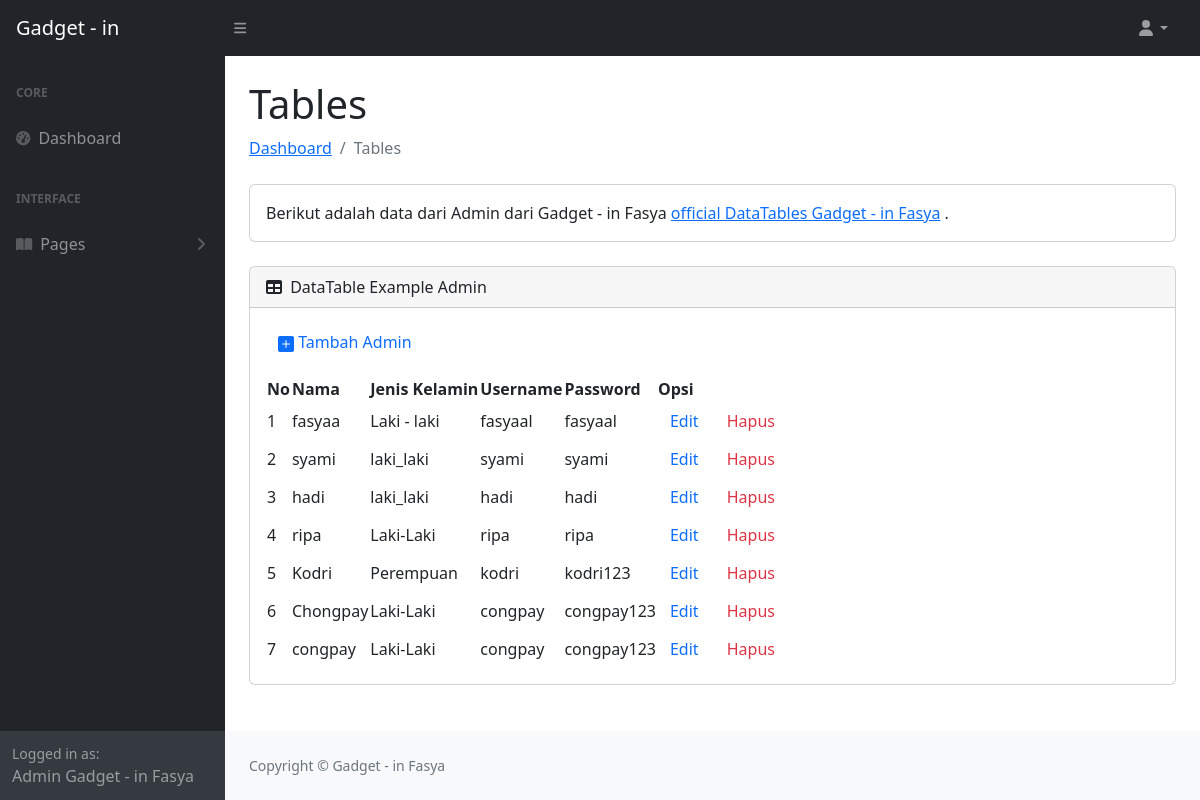
/admin/tabel_admin.php, run on the app's committed database.
### tables this page shows
CREATE TABLE `data_admin` (
  `id` int(11) NOT NULL,
  `nama` varchar(255) NOT NULL,
  `jenis_kelamin` varchar(50) NOT NULL,
  `username` varchar(225) NOT NULL,
  `password` varchar(225) NOT NULL
);

### admin/tabel_admin.php (the view, shortened to what this page needs)
<!DOCTYPE html>
<html lang="en">
<head>
    <link href="https://cdn.jsdelivr.net/npm/simple-datatables@7.1.2/dist/style.min.css" rel="stylesheet" />
    <link href="../css/styles.css" rel="stylesheet" />
    <link rel="stylesheet" href="coba.css">
</head>
<body class="sb-nav-fixed">
    <nav class="sb-topnav navbar navbar-expand navbar-dark bg-dark">
        <a class="navbar-brand ps-3" href="index.php">Gadget - in</a>
        <button class="btn btn-link btn-sm order-1 order-lg-0 me-4 me-lg-0" id="sidebarToggle" href="#!"><i class="fas fa-bars"></i></button>
        <ul class="navbar-nav ms-auto ms-md-0 me-3 me-lg-4">
            <li class="nav-item dropdown">
                <a class="nav-link dropdown-toggle" id="navbarDropdown" href="#" role="button" data-bs-toggle="dropdown" aria-expanded="false"><i class="fas fa-user fa-fw"></i></a>
            </li>
        </ul>
    </nav>
    <div id="layoutSidenav">
        <div id="layoutSidenav_nav">
            <nav class="sb-sidenav accordion sb-sidenav-dark" id="sidenavAccordion">
                <div class="sb-sidenav-menu">
                    <div class="nav">
                        <div class="sb-sidenav-menu-heading">Core</div>
                        <a class="nav-link" href="index.php">
                            <div class="sb-nav-link-icon"><i class="fas fa-tachometer-alt"></i></div>
                            Dashboard
                        </a>
                        <div class="sb-sidenav-menu-heading">Interface</div>
                        <a class="nav-link collapsed" href="#" data-bs-toggle="collapse" data-bs-target="#collapsePages" aria-expanded="false" aria-controls="collapsePages">
                            <div class="sb-nav-link-icon"><i class="fas fa-book-open"></i></div>
                            Pages
                            <div class="sb-sidenav-collapse-arrow"><i class="fas fa-angle-down"></i></div>
                        </a>
                    </div>
                </div>
                <div class="sb-sidenav-footer">
                    <div class="small">Logged in as:</div>
                    Admin Gadget - in Fasya
                </div>
            </nav>
        </div>
        <div id="layoutSidenav_content">
            <main>
                <div class="container-fluid px-4">
                    <h1 class="mt-4">Tables</h1>
                    <ol class="breadcrumb mb-4">
                        <li class="breadcrumb-item"><a href="index.php">Dashboard</a></li>
                        <li class="breadcrumb-item active">Tables</li>
                    </ol>
                    <div class="card mb-4">
                        <div class="card-body">
                        Berikut adalah data dari Admin dari Gadget - in Fasya
                            <a target="_blank" href="https://datatables.net/">official DataTables Gadget - in Fasya</a>
                            .
                        </div>
                    </div>
                    <div class="card mb-4">
                        <div class="card-header">
                            <i class="fas fa-table me-1"></i>
                            DataTable Example Admin
                        </div>
                        <div class="card-body">
                            <table id="datatablesSimple">
                                <thead>
                                    <tr>
                                        <th>No</th>
                                        <th>Nama</th>
                                        <th>Jenis Kelamin</th>
                                        <th>Username</th>
                                        <th>Password</th>
                                        <th>Opsi</th>
                                    </tr>
                                </thead>
                                <?php
                                include 'koneksi.php';
                                $no = 1;
                                $data = mysqli_query($koneksi, "select * from data_admin");
                                while ($d = mysqli_fetch_array($data)) {
                                ?>
                                    <tr>
                                        <td><?php echo $no++; ?></td>
                                        <td><?php echo $d['nama']; ?></td>
                                        <td><?php echo $d['jenis_kelamin']; ?></td>
                                        <td><?php echo $d['username']; ?></td>
                                        <td><?php echo $d['password']; ?></td>
                                        <td>
                                            <a href="edit_admin.php?id=<?php echo $d['id']; ?>" class="btn btn-outline-primary edt">Edit
                                            </a>
                                            <a href="hapus_admin.php?id=<?php echo $d['id']; ?>" class="btn btn-outline-danger hps">Hapus
                                            </a>
                                        </td>
                                    <?php
                                }
                                    ?>
                                    <a href="tambah_admin.php" class="btn btn-outline-primary tmbh">
                                            <svg xmlns="http://www.w3.org/2000/svg" width="16" height="16" fill="currentColor" class="bi bi-plus-square-fill" viewBox="0 0 16 16">
                                                <path d="M2 0a2 2 0 0 0-2 2v12a2 2 0 0 0 2 2h12a2 2 0 0 0 2-2V2a2 2 0 0 0-2-2H2zm6.5 4.5v3h3a.5.5 0 0 1 0 1h-3v3a.5.5 0 0 1-1 0v-3h-3a.5.5 0 0 1 0-1h3v-3a.5.5 0 0 1 1 0z" />
                                            </svg>
                                            Tambah Admin
                                    </a>
                            </table>
                        </div>
                    </div>
                </div>
            </main>
            <footer class="py-4 bg-light mt-auto">
                <div class="container-fluid px-4">
                    <div class="d-flex align-items-center justify-content-between small">
                        <div class="text-muted">Copyright &copy; Gadget - in Fasya</div>
                    </div>
                </div>
            </footer>
        </div>
    </div>
</body>
</html>

### admin/coba.css (style rules this page uses)
.tmbh { margin-bottom: 1rem; border-style: hidden; }
.edt { border-style: none; }
.hps { border-style: none; }

### data on the page
data_admin: nama "fasyaa", jenis_kelamin "Laki - laki", username "fasyaal", password "fasyaal"
data_admin: nama "syami", jenis_kelamin "laki_laki", username "syami", password "syami"
data_admin: nama "hadi", jenis_kelamin "laki_laki", username "hadi", password "hadi"
data_admin: nama "ripa", jenis_kelamin "Laki-Laki", username "ripa", password "ripa"
data_admin: nama "Kodri", jenis_kelamin "Perempuan", username "kodri", password "kodri123"
data_admin: nama "Chongpay", jenis_kelamin "Laki-Laki", username "congpay", password "congpay123"
data_admin: nama "congpay", jenis_kelamin "Laki-Laki", username "congpay", password "congpay123"
